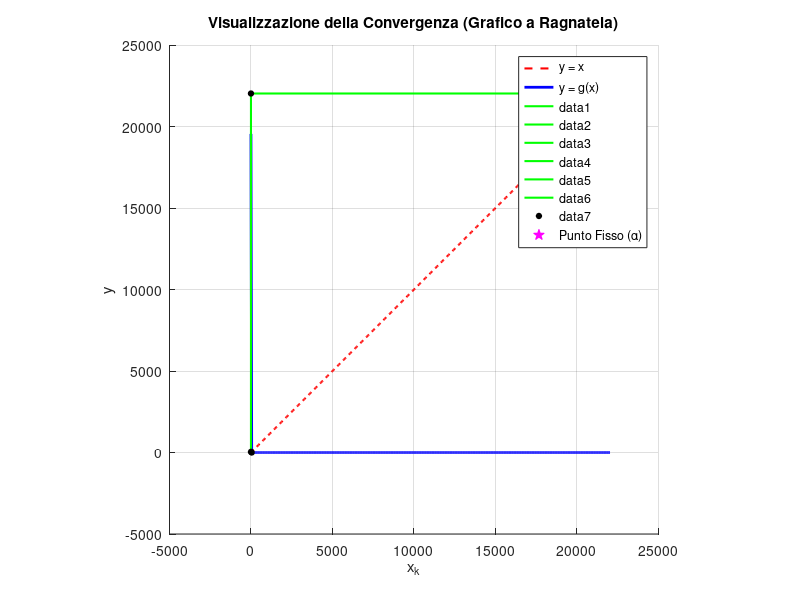

MATLAB code for this plot:
% =========================================================================
% METODO DEL PUNTO FISSO CON GRAFICO A RAGNATELA (COBWEB PLOT)
% =========================================================================
clear; clc; close all;
format long; % Imposta la visualizzazione interna di MATLAB ad alta precisione

% 1. DEFINIZIONE DELLA FUNZIONE g(x)
g = @(x) exp(2-x.^3)-2;

% 2. PARAMETRI DI INPUT
x0 = -1.20         % Punto iniziale
tol = 1e-12;      % Tolleranza ad alta precisione
max_iter = 40;    % Numero massimo di iterazioni per il grafico

% 3. ALLOCAZIONE VETTORI PER MEMORIZZARE I PASSI
X = zeros(1, max_iter);
X(1) = x0;
iter = 0;
errore = Inf;

% =========================================================================
% 4. LOOP ITERATIVO (Sostituito con controllo di divergenza)
% =========================================================================
diverge = false; % Variabile bandiera (flag) per tracciare la divergenza

while (errore > tol) && (iter < max_iter-1)
    iter = iter + 1;
    prossimo_x = g(X(iter));
    
    % CONTROLLO DI SICUREZZA 1: Se il valore è Inf, NaN o sta esplodendo numericamente
    if isnan(prossimo_x) || isinf(prossimo_x) || abs(prossimo_x) > 1e10
        diverge = true;
        break; % Interrompe immediatamente il ciclo while
    end
    
    X(iter+1) = prossimo_x;
    
    % CONTROLLO DI SICUREZZA 2: se l'errore attuale è molto più grande 
    % del precedente, il metodo sta chiaramente scappando via (divergendo)
    nuovo_errore = abs(X(iter+1) - X(iter));
    if iter > 1 && nuovo_errore > errore * 10 
        diverge = true;
        errore = nuovo_errore;
        break;
    end
    
    errore = nuovo_errore;
end

% Tagliamo i vettori alle iterazioni effettivamente calcolate
X = X(1:iter+1);

% Stampa dei risultati nella Command Window (Mostra 12 cifre decimali)
fprintf('---------------------------------------------------\n');
if diverge
    warning('ATTENZIONE: Il metodo sta DIVERGENDO violentemente!');
    fprintf('Il calcolo è stato arrestato per evitare errori numerici alla iterazione %d.\n', iter);
elseif iter >= max_iter-1 && errore > tol
    warning('Il metodo non è giunto a convergenza nel numero massimo di iterazioni consentite.');
    fprintf('Ultimo valore calcolato: %1.12f (Errore rimasto: %1.2e)\n', X(end), errore);
else
    fprintf('Il metodo è CONVERSO con successo!\n');
    fprintf('Punto fisso trovato: %1.12f in %d iterazioni.\n', X(end), iter);
end
fprintf('---------------------------------------------------\n');

% =========================================================================
% 5. PARTE GRAFICA
% =========================================================================
figure('Name', 'Analisi di Convergenza - Punto Fisso', 'NumberTitle', 'off');
hold on; grid on;

% Definiamo un intervallo di assi appropriato intorno allo zero trovato
xmin = max(min(X) - 1, -1.99);
%xmin = max(min(X) - 1, -1.99); % Impedisce di andare sotto -2 (Condizioni di Esistenza)
xmax = max(X) + 1;
x_plot = linspace(xmin, xmax, 500);

% Disegno la bisettrice y = x (in rosso tratteggiato)
plot(x_plot, x_plot, 'r--', 'LineWidth', 1.5, 'DisplayName', 'y = x');

% Disegno la curva y = g(x) (in blu)
plot(x_plot, g(x_plot), 'b-', 'LineWidth', 2, 'DisplayName', 'y = g(x)');

% Disegno l'andamento iterativo (La Ragnatela)
for k = 1:iter
    % Segmento verticale: da (x_k, x_k) a (x_k, x_k+1) cioè su y=g(x)
    if k == 1
        plot([X(k), X(k)], [0, X(k+1)], 'g-', 'LineWidth', 1.5); 
    else
        plot([X(k), X(k)], [X(k), X(k+1)], 'g-', 'LineWidth', 1.5);
    end
    pause(0.3); % Pausa per vedere l'animazione del grafico!
    
    % Segmento orizzontale: da (x_k, x_k+1) a (x_k+1, x_k+1) cioè sulla bisettrice
    plot([X(k), X(k+1)], [X(k+1), X(k+1)], 'g-', 'LineWidth', 1.5);
    pause(0.3);
end

% Evidenzio i punti di scatto con dei pallini neri
plot(X(1:end-1), X(2:end), 'ko', 'MarkerFaceColor', 'k', 'MarkerSize', 4);

% Evidenzio il punto fisso finale con una stella magica
plot(X(end), X(end), 'mp', 'MarkerFaceColor', 'm', 'MarkerSize', 12, 'DisplayName', 'Punto Fisso (\alpha)');

% Abbellimenti del grafico
xlabel('x_k');
ylabel('y');
title('Visualizzazione della Convergenza (Grafico a Ragnatela)');
legend('Location', 'best');
axis square;
hold off;
